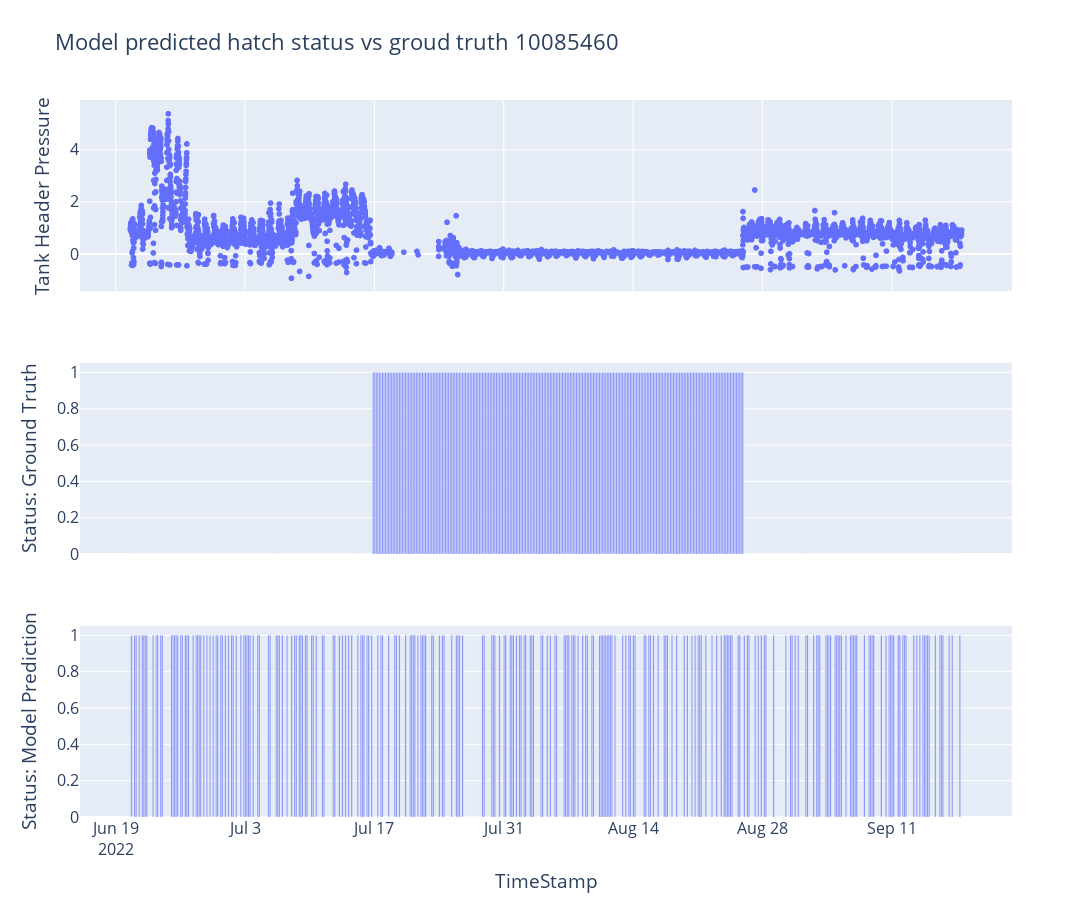

Notebook cell for this chart:
### Code cell
from utils import plot_prediction_validation

fig = plot_prediction_validation(df, df_pred, facility_id)
fig.write_image(f'results/challenge_2/prediction_validation_{facility_id}.png')
fig.show()

### Figure 1 — Plotly figure (JSON) as saved in the notebook; plotly's stock layout.template omitted (floating-point values rounded to 4 significant figures; data arrays with more than 128 entries replaced by an {"elided": "..."} marker saying what was removed)
{"data": [{"hovertemplate": "timestamp=%{x}<br>pressure_osi=%{y}<extra></extra>", "legendgroup": "", "marker": {"color": "#636efa", "symbol": "circle"}, "mode": "markers", "name": "", "showlegend": false, "type": "scattergl", "x": {"elided": "7056 str values"}, "xaxis": "x", "y": {"elided": "7056 float values"}, "yaxis": "y"}, {"alignmentgroup": "True", "hovertemplate": "TimeStamp=%{x}<br>Status_Truth=%{y}<extra></extra>", "legendgroup": "", "marker": {"color": "#636efa", "pattern": {"shape": ""}}, "name": "", "offsetgroup": "", "orientation": "v", "showlegend": false, "textposition": "auto", "type": "bar", "x": {"elided": "539 str values"}, "xaxis": "x2", "y": {"elided": "539 int values"}, "yaxis": "y2"}, {"alignmentgroup": "True", "hovertemplate": "TimeStamp=%{x}<br>Status_Predicted=%{y}<extra></extra>", "legendgroup": "", "marker": {"color": "#636efa", "pattern": {"shape": ""}}, "name": "", "offsetgroup": "", "orientation": "v", "showlegend": false, "textposition": "auto", "type": "bar", "x": {"elided": "539 str values"}, "xaxis": "x3", "y": {"elided": "539 int values"}, "yaxis": "y3"}], "layout": {"font": {"size": 16}, "height": 900, "title": {"text": "Model predicted hatch status vs groud truth 10085460"}, "width": 1600, "xaxis": {"anchor": "y", "domain": [0, 1], "matches": "x3", "showticklabels": false}, "xaxis2": {"anchor": "y2", "domain": [0, 1], "matches": "x3", "showticklabels": false}, "xaxis3": {"anchor": "y3", "domain": [0, 1], "title": {"text": "TimeStamp"}}, "yaxis": {"anchor": "x", "domain": [0.7333, 1], "title": {"text": "Tank Header Pressure"}}, "yaxis2": {"anchor": "x2", "domain": [0.3667, 0.6333], "title": {"text": "Status: Ground Truth"}}, "yaxis3": {"anchor": "x3", "domain": [0, 0.2667], "title": {"text": "Status: Model Prediction"}}}}
